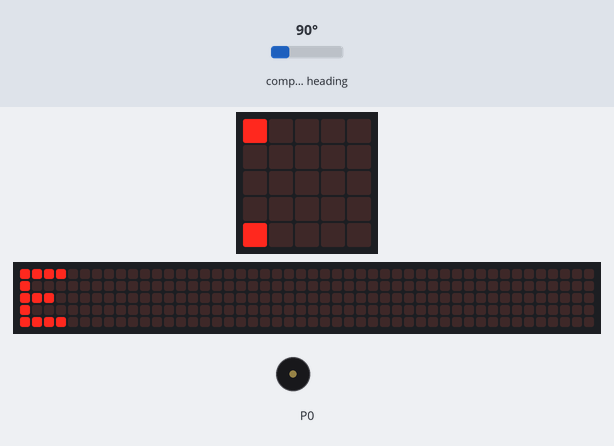
The program below on a simulated BBC micro:bit (MakeCode). Shown: the board's 5×5 LED display, a strip that is not on the board, showing the scrolling text unrolled, buzzer (waves = sounding). The inputs (shaded band) are chosen by the test bench; at power-on: compass heading 90°. The 48×5 strip is a reading aid, not a part: it shows the text the display is scrolling, unrolled, one strip-width of it at a time; the compass is already calibrated.

Above: at 1.27 s.
1.3 s: compass heading set to 180°
At 7.7 s:
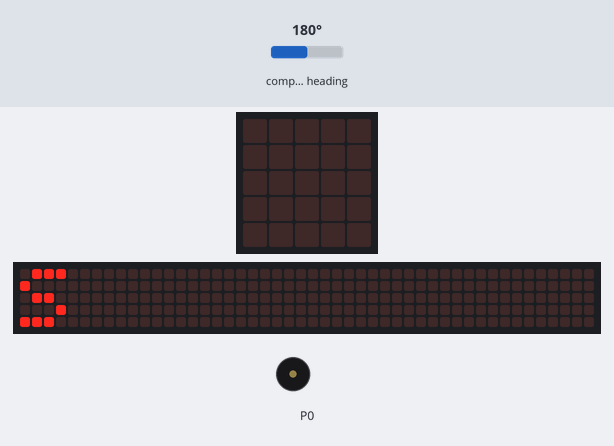
7.9 s: compass heading set to 269°
At 14.4 s:
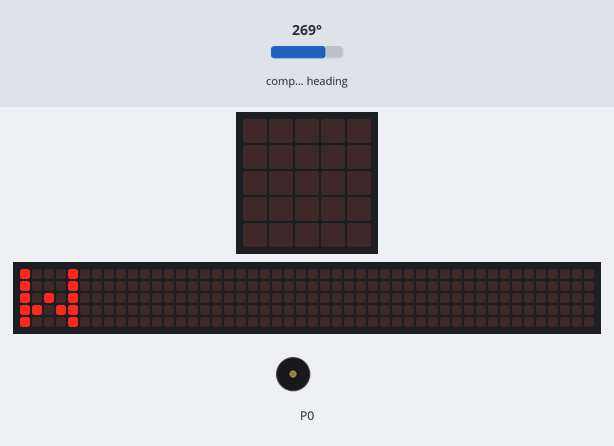
14.5 s: compass heading set to 352°
At 20.9 s:
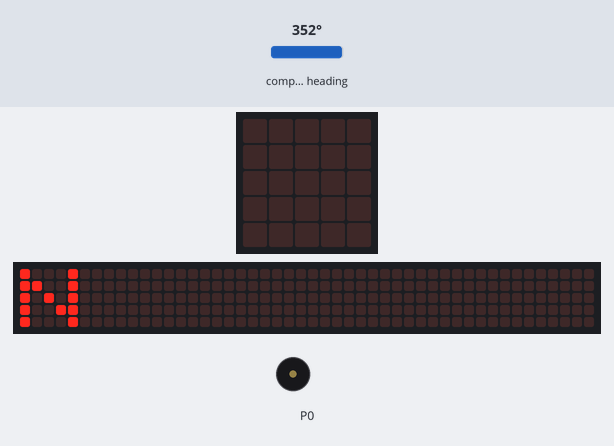
21.1 s: compass heading set to 131°
At 31.46 s:
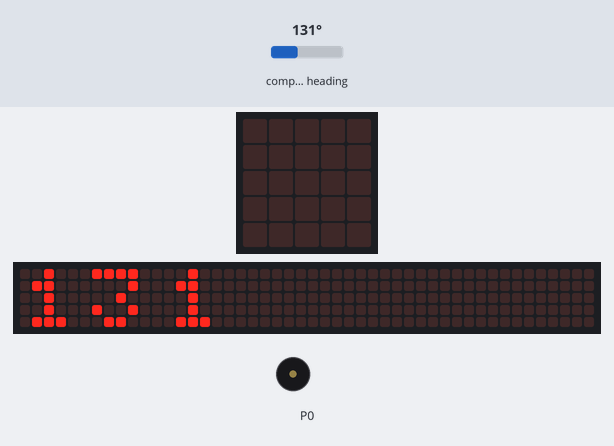
Timing chart, 0 to 33.0 s (numbered marks = the images above; inputs shaded):
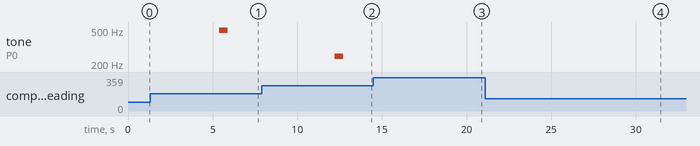

The program:

main.ts
```typescript
let stopnie = 0
basic.forever(function () {
    stopnie = input.compassHeading()
    if (stopnie > 315 || stopnie <= 45) {
        basic.showString("N ")
        basic.showNumber(stopnie)
        if (stopnie == 0) {
            music.playTone(988, music.beat(BeatFraction.Whole))
        }
    }
    if (stopnie > 45 && stopnie <= 135) {
        basic.showString("E ")
        basic.showNumber(stopnie)
        if (stopnie == 90) {
            music.playTone(494, music.beat(BeatFraction.Whole))
        }
    }
    if (stopnie > 135 && stopnie <= 225) {
        basic.showString("S ")
        basic.showNumber(stopnie)
        if (stopnie == 180) {
            music.playTone(247, music.beat(BeatFraction.Whole))
        }
    }
    if (stopnie > 225 && stopnie <= 315) {
        basic.showString("W ")
        basic.showNumber(stopnie)
        if (stopnie == 270) {
            music.playTone(349, music.beat(BeatFraction.Whole))
        }
    }
})
```

test.ts
```typescript
// tu są testy; nie będzie to kompilowane, gdy ten pakiet będzie używany jako rozszerzenie.
```

Measured:
- after the input at 1.3 s, the display: first differs from a run without the input after 4.6 s (image 1)
- after the input at 7.9 s, the display: first differs from a run without the input after 4.9 s (image 2)
- after the input at 14.5 s, the display: first differs from a run without the input after 4.6 s (image 3)
- after the input at 21.1 s, the display: first differs from a run without the input after 4.3 s (image 4 shows a later state)
- what the display in image 4 shows lasts 0.5 s, from 31.2 s to 31.7 s
